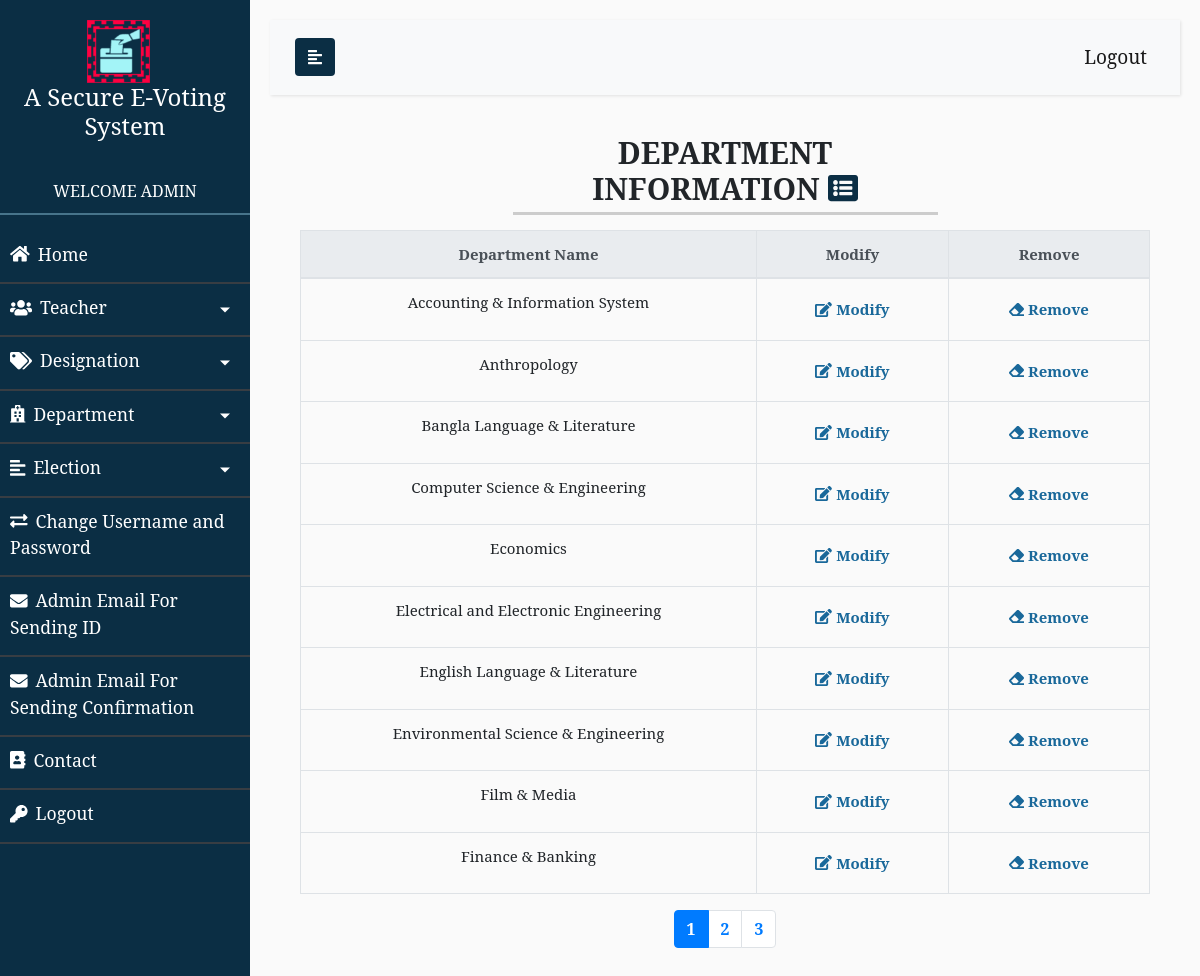
The app's page /admin/view_department.php (signed in) with its own data.
### tables this page shows
CREATE TABLE `department` (
  `id` int(50) NOT NULL,
  `department_name` varchar(200) NOT NULL
);

### admin/view_department.php (the view, shortened to what this page needs)
<?php
    include('lib/header.php');
?>
<?php
    function display_content($run,$offset,$total,$page_number)
    {
        include('database_connection.php');
        if(empty($run))
        {
            $all_teacher_details_qry = "SELECT * FROM `department` ORDER BY `department_name` ASC LIMIT $offset, $total ";
            $run = mysqli_query($conn, $all_teacher_details_qry);
        }
        echo "<table class='table table-bordered table-hover'>";
            echo "<thead class = 'thead-light'>";
                echo "<tr>";
                    echo "<th>Department Name</th>";
                    echo "<th>Modify</th>";
                    echo "<th>Remove</th>";
                echo "</tr>";
            echo "</thead>";
            while($row = mysqli_fetch_assoc($run))
            {
                echo "<tr>";
                    echo "<td>$row[department_name]</td>";
                    echo "<td>";
                    ?>
                     <a class = "btn btn_color" href="modify_department.php?id=<?php echo $row['id'];?>&page=<?php echo $page_number; ?>"><b><span><i class="fas fa-edit"></i></span> Modify</b></a>
                    <?php
                    echo "</td>";
                    echo "<td>";
                        ?>
                        <button class = "btn btn_color" onclick = "deleteConfirmation(<?php echo $row['id'];?>, <?php echo $page_number;?>)"><b><span><i class="fas fa-eraser"></i></span> Remove</b></button>
                        <?php
                    echo "</td>";
                echo "</tr>";
            }
        echo "</table>";
    }
?>
    <div class ="container-fluid table-responsive animated fadeIn">
        <div class = "row justify-content-center">
            <div class = "col-12" style = "text-align:center" >
                <div class = "row justify-content-center">
                    <div class = "col-lg-6 col-sm-6 col-10">
                        <div class = "view_information">
                            <h4 class = "text-uppercase"><b>Department Information</b><i class="fa fa-list-alt info_details ml-2" aria-hidden="true"></i></h4>
                        </div>
                    </div>
                </div>
                <div class="col-lg-12 col-12">
                    <?php
                    $run = 0;
                    $page_name = 'view_department';
                    pagination($run,$page_name);
                    ?>
                </div>
            </div>
        </div>
    </div>
<?php
    include('lib/footer.php');
?>

### admin/css/admin.css (style rules this page uses)
body { font-family: 'sans-serrif'; }
.table, .table a, .table button { font-size: 15px; }
.view_information h4 { border-bottom: 3px solid #cccccc; font-size: 30px; margin-bottom: 15px; padding-bottom: 5px; }
.btn_color { color: #19689a; transition: color 500ms ease, background-color 500ms ease; }
.info_details { color: #0B2E44; }

### admin/css/sidebar.css (style rules this page uses)
body { font-family: 'serif'; background: #fafafa; }
a, a:hover, a:focus { color: inherit; text-decoration: none; transition: all 0.3s; }

### admin/css/all.css (style rules this page uses)
.fa-edit:before { content: "\f044"; }
.fa-eraser:before { content: "\f12d"; }
.fa-list-alt:before { content: "\f022"; }

### records on screen
department: department_name "Accounting & Information System"
department: department_name "Anthropology"
department: department_name "Bangla Language & Literature"
department: department_name "Computer Science & Engineering"
department: department_name "Economics"
department: department_name "Electrical and Electronic Engineering"
department: department_name "English Language & Literature"
department: department_name "Environmental Science & Engineering"
department: department_name "Film & Media"
department: department_name "Finance & Banking"
